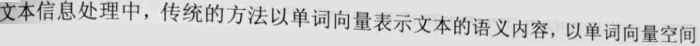
#> input picture base/_06_cv2/_07_img/31.jpg, 700 x 46 px
$ python _07_warpAffine.py
#> lines starting #> are read from the running program, lines starting #| are printed output that depends on the picture
# coding=utf-8
#================================================================
#
#   File name   : _07_warpAffine.py
#   Author      : Faye
#   Created date: 2020/7/14 8:06
#   Description : 仿射
#
#================================================================

import cv2
import numpy as np
import matplotlib.pylab  as plt

img = cv2.imread('_07_img/31.jpg')
#> img is the input picture: shape (46, 700, 3); min 5, max 247, mean 207.8
rows,cols,ch = img.shape
#> rows = 46; cols = 700; ch = 3
img = cv2.cvtColor(img, cv2.COLOR_BGR2GRAY)
#> img: shape (46, 700)

# pts1 = np.float32([[50,50],[200,50],[50,200]])
# pts2 = np.float32([[10,100],[200,50],[100,250]])

pts1 = np.float32([[0,0],[332,30],[694,22]])
pts2 = np.float32([[0,0],[332,22],[694,0]])

M = cv2.getAffineTransform(pts1,pts2)

dst = cv2.warpAffine(img,M,(cols,rows), borderValue=226)
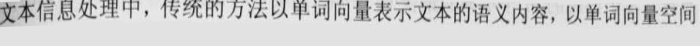
#> dst: shape (46, 700); min 5, max 246, mean 206
cv2.imwrite('_07_img/31_1.jpg', dst)
# plt.subplot(121),plt.imshow(img),plt.title('Input')
# plt.subplot(122),plt.imshow(dst),plt.title('Output')
# plt.show()

# 平移
img = cv2.imread('_07_img/roi.jpg')
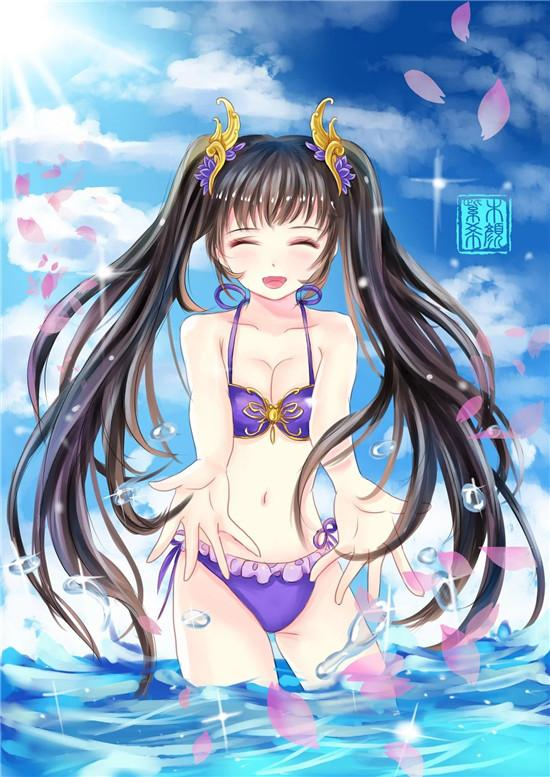
#> input picture base/_06_cv2/_07_img/roi.jpg, 550 x 777 px
#> img is the input picture: shape (777, 550, 3); mean B, G, R 196.2, 172.2, 147.9
rows, cols = img.shape[:2]
#> rows = 777; cols = 550
# 定义平移矩阵，需要是numpy的float32类型
# x轴平移100，y轴平移50, 2*3矩阵
M = np.float32([[1, 0, 100], [0, 1, 50]])
# 用仿射变换实现平移
img_s = cv2.warpAffine(img, M, (cols, rows), borderValue=(155, 150, 200))
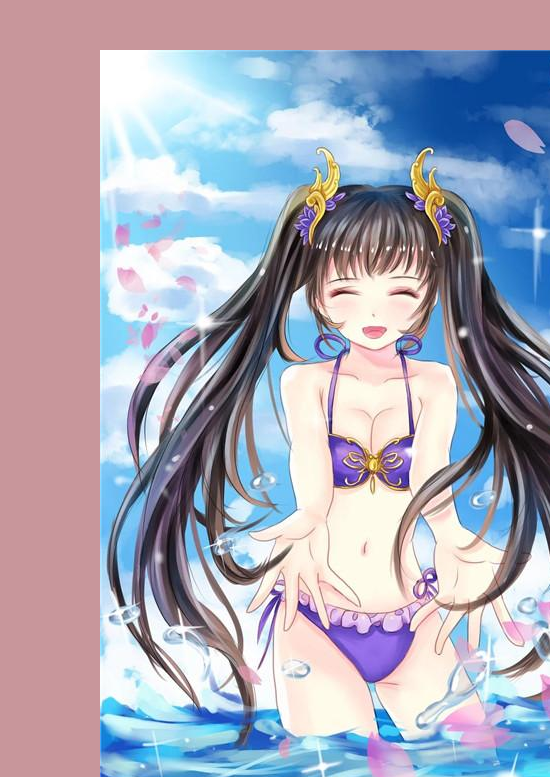
#> img_s: shape (777, 550, 3); mean B, G, R 184.6, 168.5, 168.5
cv2.imshow('1', img)
cv2.imshow('2', img_s)
cv2.waitKey(0)
